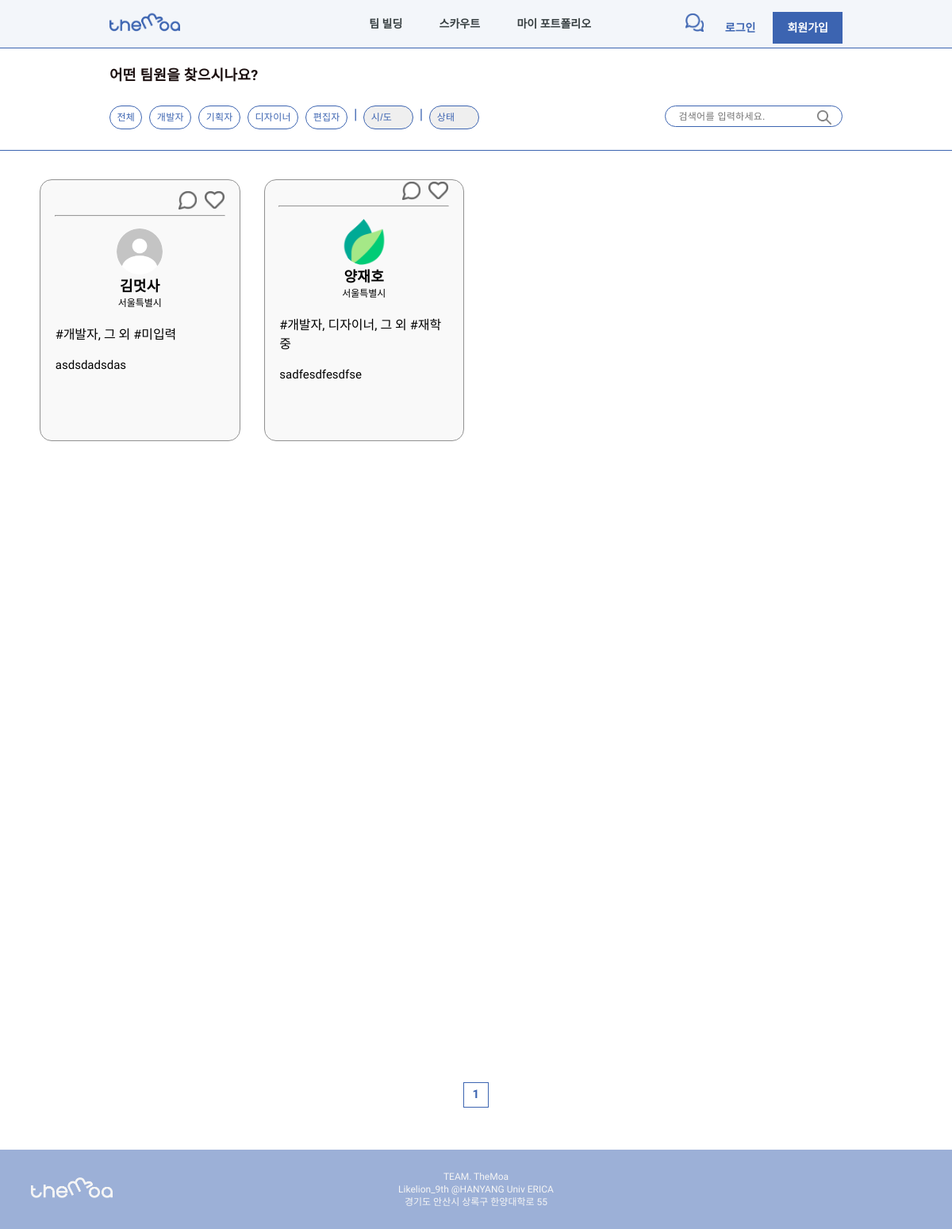
Page /scout/ on the committed database.
### users/models.py (models this page shows)
class User(AbstractUser):
    image = models.ImageField(default="image/users/none/profile_default.png", upload_to="image/users" , blank=True, null=False)
    name = models.CharField(default='', max_length=300)
    birth_date = models.DateField(default=timezone.now)
    address_sido = models.CharField(default='', choices=LOCATE_CHOICES, max_length=200)
    address_gungu = models.CharField(default='', max_length=200)
    career = models.CharField(default='0', max_length=200, choices=CAREER_CHOICES)
    state = models.CharField(default='', blank=True, null=False, max_length=200, choices=STATE_CHOICES)
    role = MultiSelectField(default='Etc', choices=ROLE_CHOICES, max_choices=4, max_length=200)
    intro = models.TextField(default="", blank=True, null=False)

### scout/views.py (the view)
# urls.py: path('', user, name='user'),
def user(request):
    if request.user.id:
        user_instance = User.objects.get(pk=request.user.id)
    else:
        user_instance = None
    users = User.objects.all().order_by('-id')
    max_index = len(users) / LIST_RANGE
    paginator = Paginator(users, LIST_RANGE)
    page = request.GET.get('page')
    users = paginator.get_page(page)
    current_page = int(page) if page else 1
    start_index = int((current_page - 1) / PAGE_RANGE) * PAGE_RANGE
    end_index = start_index + PAGE_RANGE
    if end_index >= max_index:
        end_index = max_index
    page_range = []
    for index in range(int(start_index), int(end_index) + 1):
        page_range.append(index + 1)
    context = {
        'current_user':user_instance,
        'users': users,
        'page_range':page_range,
    }
    return render(request, 'scout/user.html', context)

### templates/scout/user.html (shortened to what this page needs)
{% extends '../base.html' %}
        {% block extrahead %}
        {% load static %}
            <link rel="stylesheet" href="{% static 'css/base.css' %}">
            <link rel="stylesheet" href="{% static 'css/team_build/team_build.css' %}">
            <link rel="stylesheet" href="{% static 'css/scout/user.css' %}">
        {% endblock %}
    {% block content %}
    <div>
        <div class="search-box">
            <div class="search-container">
                <p>어떤 팀원을 찾으시나요?</p>
                <div class="search-wrapper">
                    <a href="{% url 'scout:user' %}">전체</a>
                    <a href="{% url 'scout:user_search' 'Developer' %}">개발자</a>
                    <a href="{% url 'scout:user_search' 'Planner' %}">기획자</a>
                    <a href="{% url 'scout:user_search' 'Designer' %}">디자이너</a>
                    <a href="{% url 'scout:user_search' 'Editor' %}" style="margin-right: 0;">편집자</a>
                    <div class="stick">|</div>
                    <select name="" id="" onchange="location.href='/scout/search_text/'+this.value">
                        <option value="">시/도</option>
                    </select>
                    <div class="stick">|</div>
                    <select name="" id="" onchange="location.href='/scout/search_text/'+this.value">
                        <option value="">상태</option>
                    </select>
                    <div class="form">
                        <input type="text" name="input-text" placeholder="검색어를 입력하세요.">
                        <button onclick="search()"></button>
                    </div>
                </div>
            </div>
        </div>
        <div class="users-container">
        {% block users %}
            {% for user_instance in users %}
                <div class="user-card" onclick="location.href='/portfolio/{{user_instance.id}}'">
                    <div class="card-nav">
                        <a href="{% if user.is_authenticated %} {% url 'chat:create_chat_room' user.id user_instance.id %} {% else %} {% url 'users:login' %} {% endif %}">
                            <div class="chat" style="background-image: url('../../static/img/scout/chat.png');"></div>
                        </a>
                        <a href="{% if user.is_authenticated %} {% url 'scout:user_like' user_instance.id %} {% else %} {% url 'users:login' %} {% endif %}">
                            <div class="wish" style="background-image: url('../../static/img/scout/like.png');"></div>
                        </a>
                    </div>
                    <hr>
                    <img class="user-img" src="../../media/{{user_instance.image}}" alt="프로필 사진">
                    <div class="user-name">
                        {{user_instance.name}}
                    </div>
                    <div class="user-address">
                        {{user_instance.get_address_sido_display}}
                    </div>
                    <div class="card-content">
                        <p class="user-info">
                            <br>
                            #{{user_instance.get_role_display}} #{{user_instance.get_state_display}}
                            <br><br>
                        </p>
                        <div class="user-intro">
                            {{user_instance.intro}}
                        </div>
                    </div>
                </div>
            {% endfor %}
        {% endblock %}
        </div>
        <div class="page-container">
            <div class="page-wrapper">
                {% for page in page_range %}
                    <a class="page-box" href="?page={{page}}">{{page}}</a>
                {% endfor %}
            </div>
        </div>
    </div>
    {% endblock %}

### static/css/base.css (style rules this page uses)
body, html { margin: 0; padding : 0; font-family: 'Mulish', sans-serif; }
a { text-decoration: none; }

### static/css/team_build/team_build.css (style rules this page uses)
* { margin: 0; padding: 0; }
select { -webkit-appearance: none; -moz-appearance: none; appearance: none; border: none; outline: none; }
.search-box { height: 16vh; border: 1px solid #3C64B1; border-left: 0; border-right: 0; display: flex; align-items: center; }
.search-container { width: 77vw; height: 9.4vh; margin: auto; display: flex; flex-direction: column; justify-content: space-between; }
.search-container > p { font-weight: 600; font-size: 1.5vw; line-height: 1.25vw; letter-spacing: 0.3px; color: #1a0e0e; }
.search-wrapper { width: 100%; }
.search-wrapper > a { float: left; margin-right: 9px; padding: 0.8vh 0.7vw; border: 1px solid #3C64B1; border-radius: 20px; font-weight: 200; font-size: 1vw; line-height: 1.2vw; letter-spacing: 0.3px; color: #3C64B1; }
.stick { float: left; padding: 0 8px; font-size: 1.5vw; color: #3C64B1; }
select { display: block; float: left; width: 5.2vw; padding: 0.8vh 0.7vw; border: 1px solid #3C64B1; border-radius: 20px; font-weight: 200; font-size: 1vw; line-height: 1.2vw; letter-spacing: 0.3px; color: #3C64B1; cursor: pointer; }
.page-container { display: flex; justify-content: center; }
.page-wrapper { text-align: center; margin: 6.6vh 0; }
.page-box { float: left; width: 20px; height: 20px; padding: 5px; background: #FFFFFF; border: 1px solid #3C64B1; font-weight: bold; font-size: 15px; letter-spacing: 0.3px; color: #3C64B1; }

### static/css/scout/user.css (style rules this page uses)
.form { float: right; position: relative; }
.form > input { width: 18.7vw; height: 27px; padding: 0.8vh 1.4vw; outline: none; background: #FFFFFF; border: 1px solid #3C64B1; box-sizing: border-box; border-radius: 23px; font-weight: 200; font-size: 1vw; line-height: 1.3vw; letter-spacing: 0.3px; }
.form > button { -webkit-appearance: none; -moz-appearance: none; appearance: none; border: 0; outline: none; background: none; position: absolute; left: 16vw; top: 0.7vh; width: 1.7vw; height: 18px; cursor: pointer; background-image: url(../../img/team_build/search_icon.png); background-size: contain; background-repeat: no-repeat; }
.users-container { display: grid; grid-template-rows: repeat(3, 1fr); grid-template-columns: repeat(4, 1fr); gap: 30px; width: 1100px; height: 1049px; margin: 4.5vh auto; }
.user-card { display: flex; flex-direction: column; justify-content: center; align-items: center; background-color: #F9F9F9; border: 1px solid #919191; box-sizing: border-box; border-radius: 15px; cursor: pointer; }
.card-nav { display: flex; justify-content: flex-end; width: 85%; }
.chat { background-size: contain; background-repeat: no-repeat; width: 23px; height: 23px; margin-right: 10px; }
.wish { background-size: contain; background-repeat: no-repeat; width: 25px; height: 25px; }
.user-card > hr { width: 85%; height: 0; background-color: #919191; margin-top: 5px; margin-bottom: 15px; }
.card-content { width: 85%; }
.user-img { width: 58px; height: 58px; border-radius: 50%; object-fit: cover; }
.user-name { font-weight: 700; font-size: 18px; letter-spacing: 0.3px; color: #000000; }
.user-address { font-size: 12px; }
.user-intro { height: 90px; font-size: 15px; line-height: 18px; overflow: hidden; text-overflow: ellipsis; display: -webkit-box; -webkit-line-clamp: 5; -webkit-box-orient: vertical; word-wrap: break-word; }

### rows in the picture
User: image (placeholder picture), name "김멋사", address_sido "서울특별시", role "개발자, 그 외", state "미입력", intro "asdsdadsdas"
User: image (picture), name "양재호", address_sido "서울특별시", role "개발자, 디자이너, 그 외", state "재학중", intro "sadfesdfesdfse"

### other values in the picture
{{ page }} "1"
